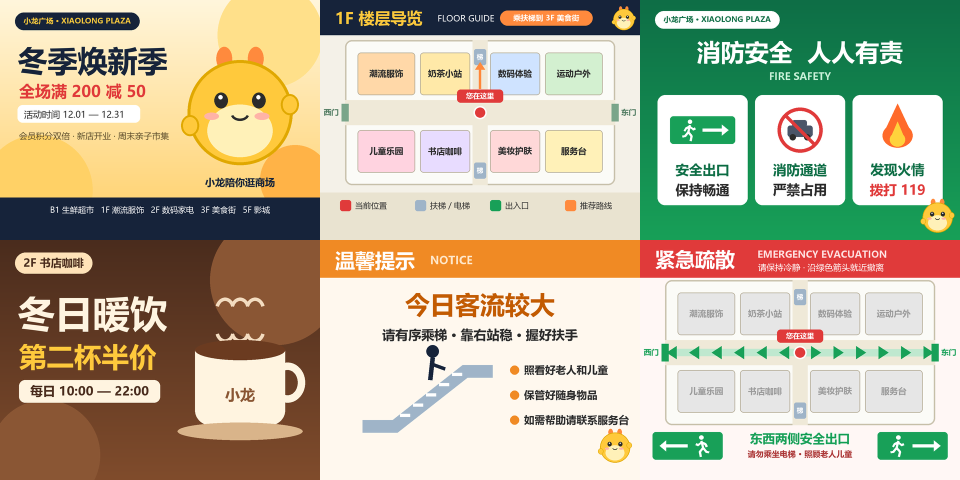
#> input picture assets/theme_preview.png, 1920 x 960 px (shown at 1/2 size)
$ python make_test_fixtures.py
#> lines starting #> are read from the running program, lines starting #| are printed output that depends on the picture
### scripts/scaler_model.py
"""Bit-exact reference of image_fit_scaler (rtl/storage/bmp24_decoder.v) and helpers.

fit_frame(rows, W, H, top_down) -> 640x480 list of (r, g, b) in display order, where rows
is the list of source rows in FILE order (each a list of (r, g, b)), exactly as the RTL
receives them. write_bmp() writes 24-bit BMPs, optionally top-down (negative height).
"""
import struct

OUT_W, OUT_H = 640, 480
RECIP = [0, 65536, 32768, 21845, 16384, 13107, 10923, 9362, 8192]

def _avg(total, n):
    return min(255, (total * RECIP[n] + 32768) >> 16)

def _lerp(a, b, f):
    return a + (((b - a) * f + 128) >> 8)

# [64 lines left out: functions geometry, _down, _up, fit_frame, not called in this run]

def read_bmp_rows(path):
    """Source rows in FILE order, plus W, H, top_down (24-bit uncompressed only)."""
    data = open(path, 'rb').read()
    off, W, h = struct.unpack_from('<I', data, 10)[0], *struct.unpack_from('<ii', data, 18)
    H, top_down = abs(h), h < 0
    stride = (W * 3 + 3) & ~3
    rows = []
    for r in range(H):
        base = off + r * stride
        rows.append([(data[base + 3 * x + 2], data[base + 3 * x + 1], data[base + 3 * x]) for x in range(W)])
    return rows, W, H, top_down

def write_bmp(path, pixels, top_down=False):
    """pixels: list of display rows (top first) of (r, g, b)."""
    H, W = len(pixels), len(pixels[0]); stride = (W * 3 + 3) & ~3
    body = bytearray()
    for row in (pixels if top_down else pixels[::-1]):
        line = bytearray()
        for r, g, b in row: line += bytes((b, g, r))
        body += line + bytes(stride - len(line))
    header = struct.pack('<2sIHHIIiiHHIIiiII', b'BM', 54 + len(body), 0, 0, 54, 40, W, -H if top_down else H,
                         1, 24, 0, len(body), 2835, 2835, 0, 0)
    open(path, 'wb').write(header + body)

# [6 lines left out: function checksums, not called in this run]

### scripts/make_test_fixtures.py
"""Deterministic FAT32 fixture and independent deliverable-image golden checks."""
from pathlib import Path
import struct,json
from PIL import Image
import numpy as np
P=Path(__file__).resolve().parents[1]
def w16(b,o,x):struct.pack_into('<H',b,o,x)
def w32(b,o,x):struct.pack_into('<I',b,o,x)
disk=bytearray(512*128)
boot=bytearray(512);boot[0]=0xeb;w16(boot,11,512);boot[13]=1;w16(boot,14,1);boot[16]=1
w32(boot,32,128);w32(boot,36,1);w32(boot,44,2);boot[510:512]=b'\x55\xaa';disk[:512]=boot
fat=bytearray(512);w32(fat,8,3);w32(fat,12,0x0fffffff);root=bytearray(512)
for i in range(6):
 width,height=(2,2) if i%2==0 else (4,4);top_down=i in (3,4);stride=(width*3+3)&~3
 data=bytearray(54+stride*height);data[:2]=b'BM';w32(data,2,len(data));w32(data,10,54);w32(data,14,40)
 w32(data,18,width);struct.pack_into('<i',data,22,-height if top_down else height);w16(data,26,1);w16(data,28,24)
 for fy in range(height):
  sy=fy if top_down else height-1-fy
  for x in range(width):
   yy=sy//(2 if width==4 else 1);xx=x//(2 if width==4 else 1);value=(i+1)*20+yy*4+xx
   data[54+fy*stride+x*3:54+fy*stride+x*3+3]=bytes([value,2,3])
 cluster=4+i;w32(fat,cluster*4,0x0fffffff);disk[cluster*512:cluster*512+len(data)]=data
 o=i*32;root[o:o+11]=f'PIC{i+1}    BMP'.encode();root[o+11]=0x21;w16(root,o+26,cluster);w32(root,o+28,len(data))
disk[512:1024]=fat;disk[1536:2048]=root
(P/'sim/fat_fixture.hex').write_text('\n'.join(f'{x:02x}' for x in disk)+'\n')
# Golden frames for tb_assets: the six deliverables plus scaling cases covering the
# accepted range (16..2048 per side), both BMP row orders, letterbox and pillarbox.
import sys; sys.path.insert(0,str(P/'scripts'))
from scaler_model import fit_frame,read_bmp_rows,write_bmp,checksums
from PIL import ImageDraw
scale_dir=P/'sim/scale';scale_dir.mkdir(exist_ok=True)
base=Image.open(P/'assets/theme_preview.png').convert('RGB')
#> base is the input picture: PIL image 1920x960 RGB; mean R, G, B 187.5, 179.8, 153.5
def pattern(w,h):
 im=base.resize((w,h),Image.Resampling.LANCZOS) if w>=32 and h>=32 else Image.new('RGB',(w,h))
 d=ImageDraw.Draw(im)
 if w<32 or h<32:
  for y in range(h):
   for x in range(w): im.putpixel((x,y),(255*(x%2),255*(y%2),(x*255)//max(w-1,1)))
 d.rectangle((0,0,w-1,h-1),outline=(255,0,0))          # edges must survive scaling
 d.line((0,0,min(w,h)-1,min(w,h)-1),fill=(0,255,0))    # orientation marker, top-left
 return [[im.getpixel((x,y)) for x in range(w)] for y in range(h)]
cases=[(1920,1080,False),(800,600,False),(320,240,True),(100,300,False),(2048,16,False),(16,16,True)]
files=[str(P/'assets/sdcard'/f'PIC{i+1}.BMP') for i in range(6)]
for w,h,td in cases:
 path=scale_dir/f'S{w}x{h}{"_TD" if td else ""}.BMP'
 if not path.exists(): write_bmp(path,pattern(w,h),top_down=td)
 files.append(str(path))
#> this loop made 6 passes
#> (H in write_bmp, W in write_bmp, stride in write_bmp) on passes 1 to 6: (1080, 1920, 5760), (600, 800, 2400), (240, 320, 960), (300, 100, 300), (16, 2048, 6144), (16, 16, 48)
#> pass 1, in pattern, `im=base.resize((w,h),Image.Resampling.LANCZOS) if w>=32 and h>=32 else..`:
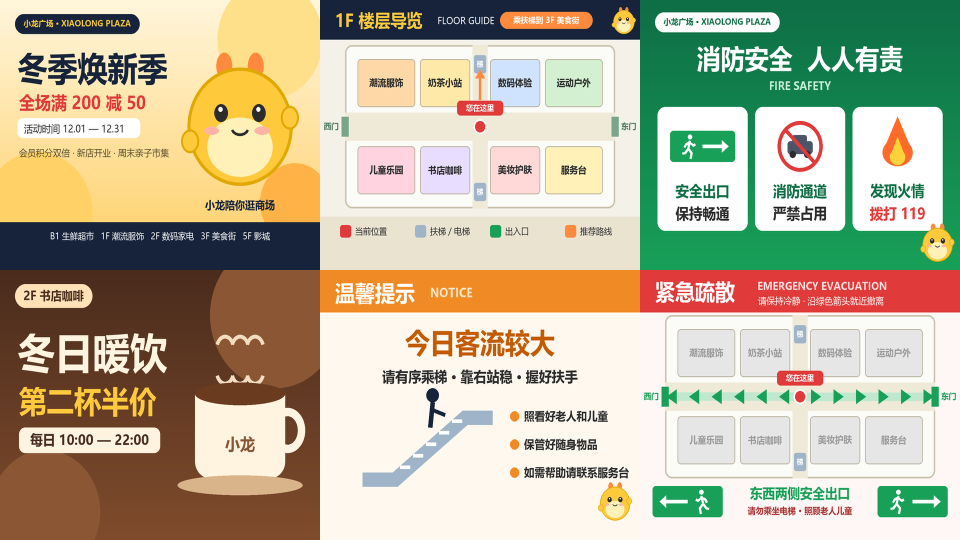
#> im: PIL image 1920x1080 RGB (shown at 1/2 size); mean R, G, B 187.4, 179.8, 153.5
#> pass 2, in pattern (call 2), `im=base.resize((w,h),Image.Resampling.LANCZOS) if w>=32 and h>=32 else..`:
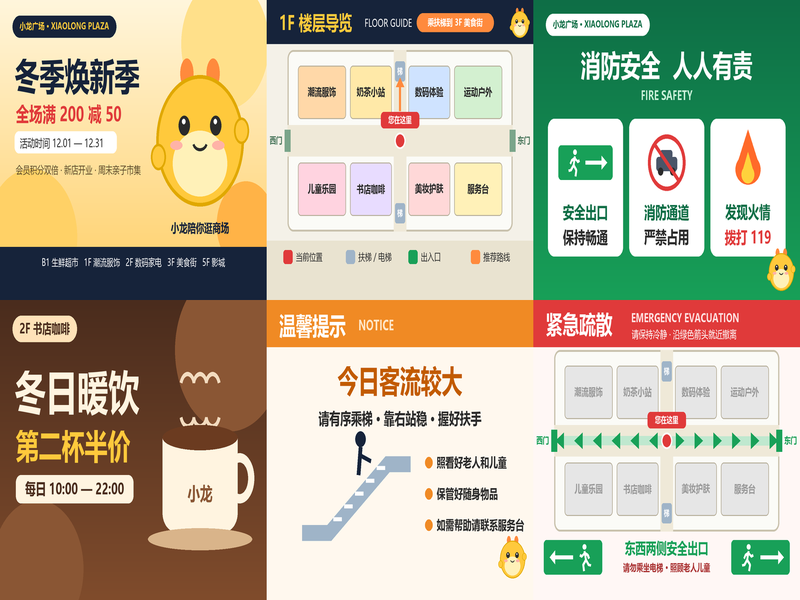
#> im: PIL image 800x600 RGB; mean R, G, B 187.2, 179.7, 153.4
#> pass 3, in pattern (call 3), `im=base.resize((w,h),Image.Resampling.LANCZOS) if w>=32 and h>=32 else..`:
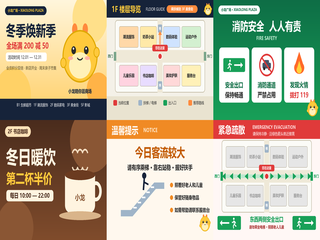
#> im: PIL image 320x240 RGB; mean R, G, B 187, 179.7, 153.4
expected=[]
for path in files:
#> (the run stopped early here; a loop or call above may not have finished)
